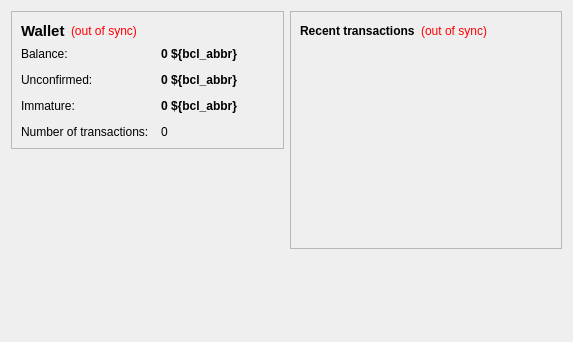
<?xml version="1.0" encoding="UTF-8"?>
<ui version="4.0">
 <class>OverviewPage</class>
 <widget class="QWidget" name="OverviewPage">
  <property name="geometry">
   <rect>
    <x>0</x>
    <y>0</y>
    <width>573</width>
    <height>342</height>
   </rect>
  </property>
  <property name="windowTitle">
   <string>Form</string>
  </property>
  <layout class="QHBoxLayout" name="horizontalLayout" stretch="1,1">
   <item>
    <layout class="QVBoxLayout" name="verticalLayout_2">
     <item>
      <widget class="QFrame" name="frame">
       <property name="frameShape">
        <enum>QFrame::StyledPanel</enum>
       </property>
       <property name="frameShadow">
        <enum>QFrame::Raised</enum>
       </property>
       <layout class="QVBoxLayout" name="verticalLayout_4">
        <item>
         <layout class="QHBoxLayout" name="horizontalLayout_4">
          <item>
           <widget class="QLabel" name="label_5">
            <property name="font">
             <font>
              <pointsize>11</pointsize>
              <weight>75</weight>
              <bold>true</bold>
             </font>
            </property>
            <property name="text">
             <string>Wallet</string>
            </property>
           </widget>
          </item>
          <item>
           <widget class="QLabel" name="labelWalletStatus">
            <property name="toolTip">
             <string>The displayed information may be out of date. Your wallet automatically synchronizes with the ${bcl_name} network after a connection is established, but this process has not completed yet.</string>
            </property>
            <property name="styleSheet">
             <string notr="true">QLabel { color: red; }</string>
            </property>
            <property name="text">
             <string notr="true">(out of sync)</string>
            </property>
            <property name="alignment">
             <set>Qt::AlignLeading|Qt::AlignLeft|Qt::AlignVCenter</set>
            </property>
           </widget>
          </item>
          <item>
           <spacer name="horizontalSpacer_2">
            <property name="orientation">
             <enum>Qt::Horizontal</enum>
            </property>
            <property name="sizeHint" stdset="0">
             <size>
              <width>40</width>
              <height>20</height>
             </size>
            </property>
           </spacer>
          </item>
         </layout>
        </item>
        <item>
         <layout class="QFormLayout" name="formLayout_2">
          <property name="fieldGrowthPolicy">
           <enum>QFormLayout::AllNonFixedFieldsGrow</enum>
          </property>
          <property name="horizontalSpacing">
           <number>12</number>
          </property>
          <property name="verticalSpacing">
           <number>12</number>
          </property>
          <item row="0" column="0">
           <widget class="QLabel" name="label">
            <property name="text">
             <string>Balance:</string>
            </property>
           </widget>
          </item>
          <item row="0" column="1">
           <widget class="QLabel" name="labelBalance">
            <property name="font">
             <font>
              <weight>75</weight>
              <bold>true</bold>
             </font>
            </property>
            <property name="cursor">
             <cursorShape>IBeamCursor</cursorShape>
            </property>
            <property name="toolTip">
             <string>Your current balance</string>
            </property>
            <property name="text">
             <string notr="true">0 ${bcl_abbr}</string>
            </property>
            <property name="textInteractionFlags">
             <set>Qt::LinksAccessibleByMouse|Qt::TextSelectableByKeyboard|Qt::TextSelectableByMouse</set>
            </property>
           </widget>
          </item>
          <item row="1" column="0">
           <widget class="QLabel" name="label_3">
            <property name="text">
             <string>Unconfirmed:</string>
            </property>
           </widget>
          </item>
          <item row="1" column="1">
           <widget class="QLabel" name="labelUnconfirmed">
            <property name="font">
             <font>
              <weight>75</weight>
              <bold>true</bold>
             </font>
            </property>
            <property name="cursor">
             <cursorShape>IBeamCursor</cursorShape>
            </property>
            <property name="toolTip">
             <string>Total of transactions that have yet to be confirmed, and do not yet count toward the current balance</string>
            </property>
            <property name="text">
             <string notr="true">0 ${bcl_abbr}</string>
            </property>
            <property name="textInteractionFlags">
             <set>Qt::LinksAccessibleByMouse|Qt::TextSelectableByKeyboard|Qt::TextSelectableByMouse</set>
            </property>
           </widget>
          </item>
          <item row="3" column="0">
           <widget class="QLabel" name="label_2">
            <property name="text">
             <string>Number of transactions:</string>
            </property>
           </widget>
          </item>
          <item row="3" column="1">
           <widget class="QLabel" name="labelNumTransactions">
            <property name="toolTip">
             <string>Total number of transactions in wallet</string>
            </property>
            <property name="text">
             <string notr="true">0</string>
            </property>
           </widget>
          </item>
          <item row="2" column="0">
           <widget class="QLabel" name="labelImmatureText">
            <property name="text">
             <string>Immature:</string>
            </property>
           </widget>
          </item>
          <item row="2" column="1">
           <widget class="QLabel" name="labelImmature">
            <property name="font">
             <font>
              <weight>75</weight>
              <bold>true</bold>
             </font>
            </property>
            <property name="toolTip">
             <string>Mined balance that has not yet matured</string>
            </property>
            <property name="text">
             <string notr="true">0 ${bcl_abbr}</string>
            </property>
            <property name="textInteractionFlags">
             <set>Qt::LinksAccessibleByMouse|Qt::TextSelectableByKeyboard|Qt::TextSelectableByMouse</set>
            </property>
           </widget>
          </item>
         </layout>
        </item>
       </layout>
      </widget>
     </item>
     <item>
      <spacer name="verticalSpacer">
       <property name="orientation">
        <enum>Qt::Vertical</enum>
       </property>
       <property name="sizeHint" stdset="0">
        <size>
         <width>20</width>
         <height>40</height>
        </size>
       </property>
      </spacer>
     </item>
    </layout>
   </item>
   <item>
    <layout class="QVBoxLayout" name="verticalLayout_3">
     <item>
      <widget class="QFrame" name="frame_2">
       <property name="frameShape">
        <enum>QFrame::StyledPanel</enum>
       </property>
       <property name="frameShadow">
        <enum>QFrame::Raised</enum>
       </property>
       <layout class="QVBoxLayout" name="verticalLayout">
        <item>
         <layout class="QHBoxLayout" name="horizontalLayout_2">
          <item>
           <widget class="QLabel" name="label_4">
            <property name="text">
             <string>&lt;b&gt;Recent transactions&lt;/b&gt;</string>
            </property>
           </widget>
          </item>
          <item>
           <widget class="QLabel" name="labelTransactionsStatus">
            <property name="toolTip">
             <string>The displayed information may be out of date. Your wallet automatically synchronizes with the ${bcl_name} network after a connection is established, but this process has not completed yet.</string>
            </property>
            <property name="styleSheet">
             <string notr="true">QLabel { color: red; }</string>
            </property>
            <property name="text">
             <string notr="true">(out of sync)</string>
            </property>
            <property name="alignment">
             <set>Qt::AlignRight|Qt::AlignTrailing|Qt::AlignVCenter</set>
            </property>
           </widget>
          </item>
          <item>
           <spacer name="horizontalSpacer">
            <property name="orientation">
             <enum>Qt::Horizontal</enum>
            </property>
            <property name="sizeHint" stdset="0">
             <size>
              <width>40</width>
              <height>20</height>
             </size>
            </property>
           </spacer>
          </item>
         </layout>
        </item>
        <item>
         <widget class="QListView" name="listTransactions">
          <property name="styleSheet">
           <string notr="true">QListView { background: transparent; }</string>
          </property>
          <property name="frameShape">
           <enum>QFrame::NoFrame</enum>
          </property>
          <property name="verticalScrollBarPolicy">
           <enum>Qt::ScrollBarAlwaysOff</enum>
          </property>
          <property name="horizontalScrollBarPolicy">
           <enum>Qt::ScrollBarAlwaysOff</enum>
          </property>
          <property name="selectionMode">
           <enum>QAbstractItemView::NoSelection</enum>
          </property>
         </widget>
        </item>
       </layout>
      </widget>
     </item>
     <item>
      <spacer name="verticalSpacer_2">
       <property name="orientation">
        <enum>Qt::Vertical</enum>
       </property>
       <property name="sizeHint" stdset="0">
        <size>
         <width>20</width>
         <height>40</height>
        </size>
       </property>
      </spacer>
     </item>
    </layout>
   </item>
  </layout>
 </widget>
 <resources/>
 <connections/>
</ui>
